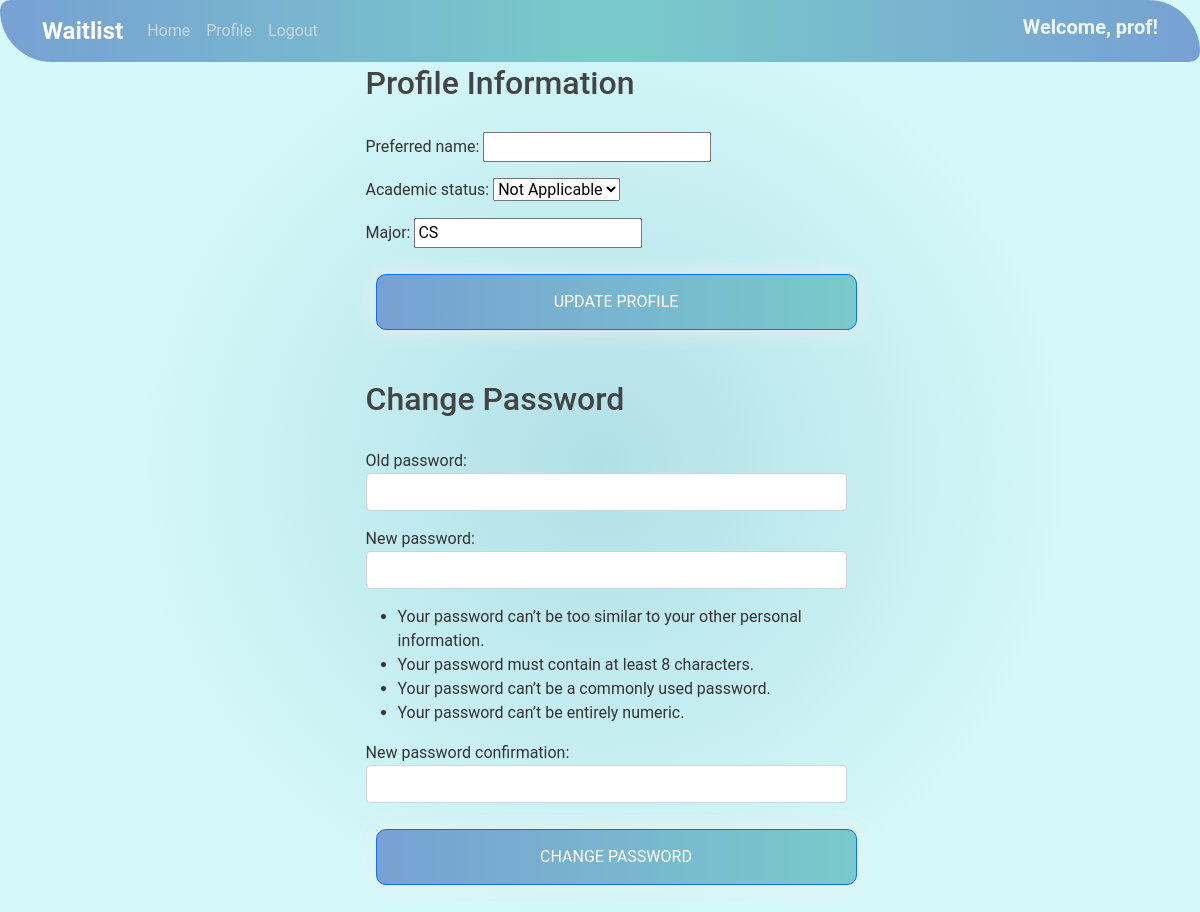
The page /profile/ (signed in) on the database as committed earlier.
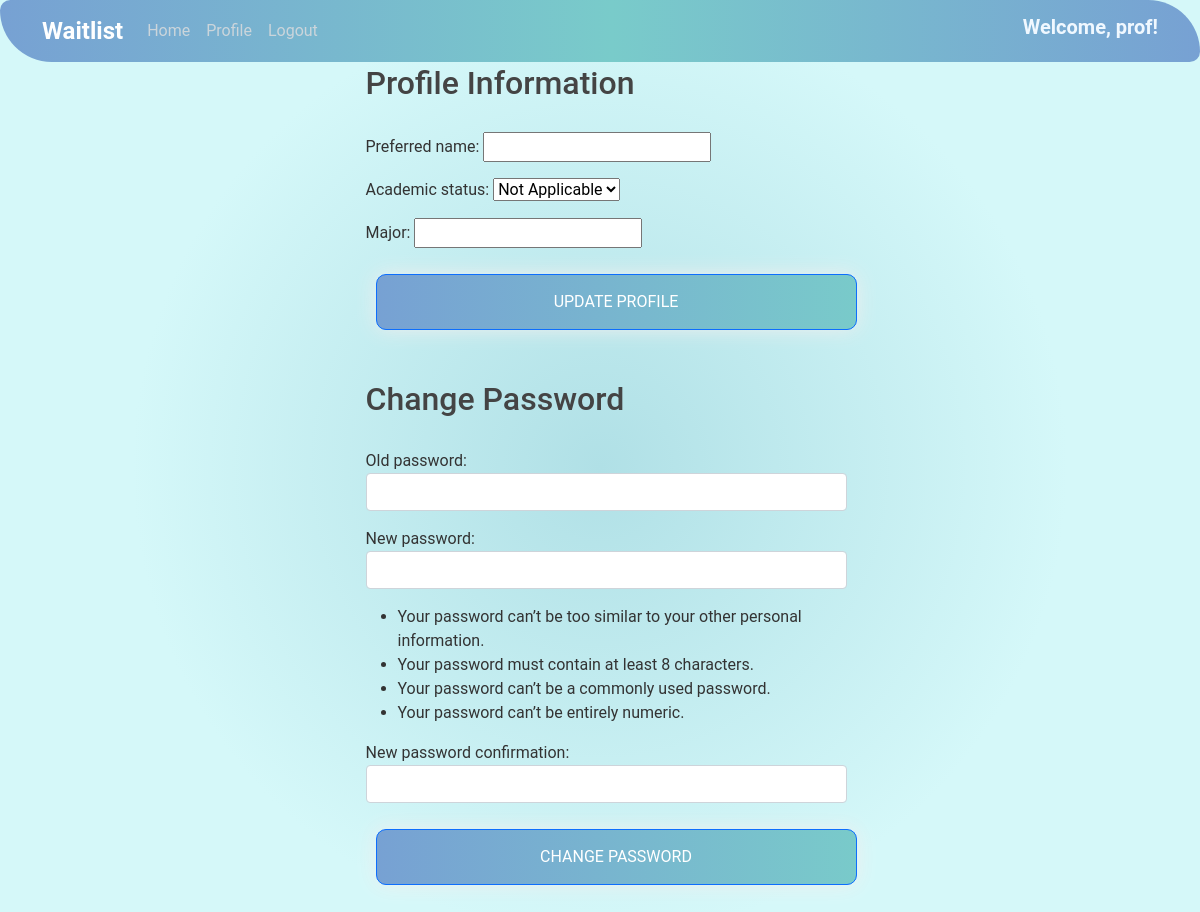
The same page on the database as committed later.
### users/models.py (models this page shows)
class StudentProfile(models.Model):
    user = models.OneToOneField(User, on_delete=models.CASCADE)
    preferred_name = models.CharField(max_length=100, blank=True)
    academic_status = models.CharField(max_length=20, blank=True)
    major = models.CharField(max_length=100, blank=True)

### users/views.py (the view, shortened to what this page needs)
# urls.py: path('profile/', user_views.profile, name='profile'),
@login_required
def profile(request):
    StudentProfile.objects.get_or_create(user=request.user)
    student_profile = request.user.studentprofile
    initial = {
        'academic_status': student_profile.academic_status if student_profile.academic_status else None,
    }
    profile_form = StudentProfileForm(instance=student_profile, initial=initial)
    password_form = CustomPasswordChangeForm(request.user)
    return render(request, 'users/profile.html', {'profile_form': profile_form, 'password_form': password_form})

### users/forms.py
class StudentProfileForm(forms.ModelForm):
    ACADEMIC_STATUS_CHOICES = [
        ('FR', 'Freshman'),
        ('SO', 'Sophomore'),
        ('JR', 'Junior'),
        ('SR', 'Senior'),
        ('NA', 'Not Applicable'),
    ]
    academic_status = forms.ChoiceField(choices=ACADEMIC_STATUS_CHOICES, required=False)
    class Meta:
        model = StudentProfile
        fields = ['preferred_name', 'academic_status', 'major']

class CustomPasswordChangeForm(PasswordChangeForm):
    def __init__(self, *args, **kwargs):
        super(CustomPasswordChangeForm, self).__init__(*args, **kwargs)
        self.fields['old_password'].widget.attrs.update({'class': 'form-control'})
        self.fields['new_password1'].widget.attrs.update({'class': 'form-control'})
        self.fields['new_password2'].widget.attrs.update({'class': 'form-control'})

### users/templates/users/profile.html (shortened to what this page needs)
{% extends "studentview/base.html" %}
{% block content %}
<div class="row">
  <div class="mx-auto col-10 col-md-8 col-lg-6">
    <h2 style="margin-bottom:30px">Profile Information</h2>
    <form method="post" enctype="multipart/form-data">
      {{ profile_form.as_p }}
      <button type="submit" class="btn btn-primary" name="update_profile" style="width:100%">Update Profile</button>
    </form>
    <h2 style="margin-top:40px;margin-bottom:30px">Change Password</h2>
    <form method="post">
      {{ password_form.as_p }}
      <button type="submit" class="btn btn-primary" name="change_password" style="margin-bottom:50px;width:100%">Change Password</button>
    </form>
  </div>
</div>
{% endblock content %}

Rows that differ between the two databases and show on the page:
changed StudentProfile "Not Applicable": major "CS" → (not shown)
